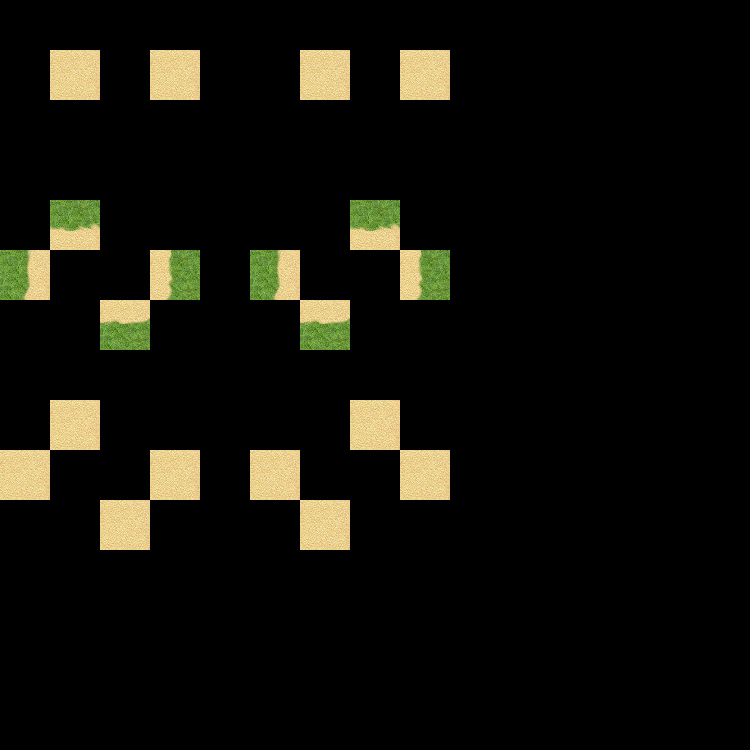

The image is a tile-based game level rendered from a .tmx file. Its description and source (layers, tilesets, objects; grid data summarised) follow:
An orthogonal 15x15 tile map with 50x50 px tiles, 1 tile layer (Input_Ground), 4 hidden layers not drawn, 2 tilesets.

<map version="1.0" orientation="orthogonal" width="15" height="15" tilewidth="50" tileheight="50">
 <tileset firstgid="1" name="set_rules" tilewidth="50" tileheight="50">
  <image source="../set_rules.png" width="150" height="150" />
 </tileset>
 <tileset firstgid="10" name="evolution1" tilewidth="50" tileheight="50">
  <image source="../../evolution1.png" width="300" height="500" />
 </tileset>
 <layer name="Regions_input" width="15" height="15" visible="0">
  <data>[225 cells, 32 non-empty, 1 distinct tile ids]</data>
 </layer>
 <layer name="Regions_Output" width="15" height="15" visible="0">
  <data>[225 cells, 12 non-empty, 1 distinct tile ids]</data>
 </layer>
 <layer name="Input_Ground" width="15" height="15">
  <data>[225 cells, 24 non-empty, 6 distinct tile ids]</data>
 </layer>
 <layer name="Input_Ground" width="15" height="15" visible="0">
  <data>[225 cells, 8 non-empty, 4 distinct tile ids]</data>
 </layer>
 <layer name="Output_Ground" width="15" height="15" visible="0">
  <data>[225 cells, 12 non-empty, 12 distinct tile ids]</data>
 </layer>
</map>
